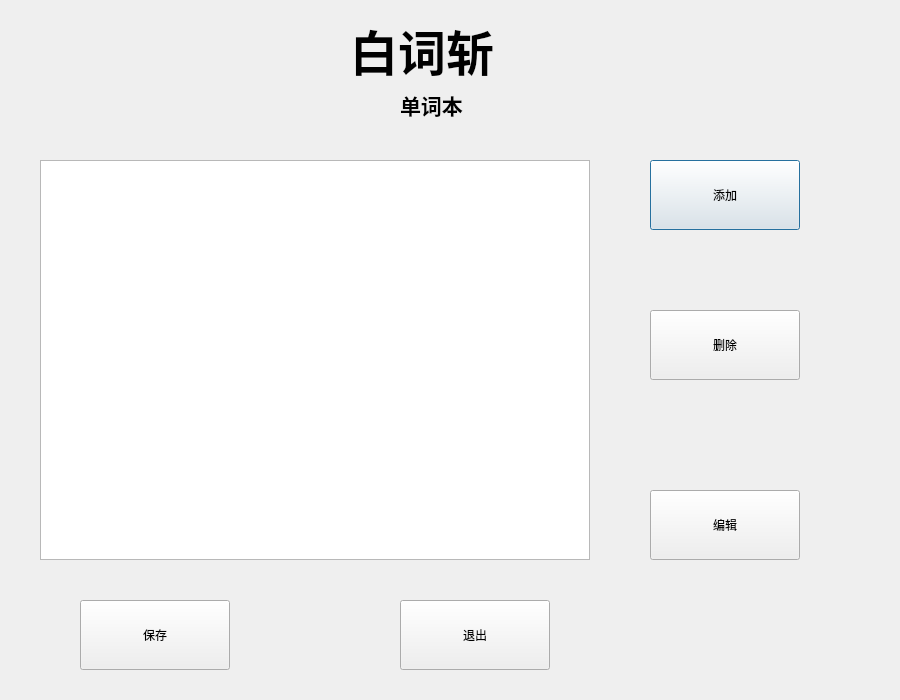
<?xml version="1.0" encoding="UTF-8"?>
<ui version="4.0">
 <class>wordbook</class>
 <widget class="QDialog" name="wordbook">
  <property name="geometry">
   <rect>
    <x>0</x>
    <y>0</y>
    <width>900</width>
    <height>700</height>
   </rect>
  </property>
  <property name="windowTitle">
   <string>Dialog</string>
  </property>
  <widget class="QLabel" name="label">
   <property name="geometry">
    <rect>
     <x>350</x>
     <y>0</y>
     <width>200</width>
     <height>100</height>
    </rect>
   </property>
   <property name="font">
    <font>
     <family>AR DCHYJianWeiDGB</family>
     <pointsize>36</pointsize>
     <weight>75</weight>
     <bold>true</bold>
    </font>
   </property>
   <property name="text">
    <string>白词斩</string>
   </property>
  </widget>
  <widget class="QLabel" name="label_2">
   <property name="geometry">
    <rect>
     <x>400</x>
     <y>80</y>
     <width>80</width>
     <height>50</height>
    </rect>
   </property>
   <property name="font">
    <font>
     <family>AR DCHYJianWeiDGB</family>
     <pointsize>16</pointsize>
     <weight>75</weight>
     <bold>true</bold>
    </font>
   </property>
   <property name="text">
    <string>单词本</string>
   </property>
  </widget>
  <widget class="QListWidget" name="listWidget">
   <property name="geometry">
    <rect>
     <x>40</x>
     <y>160</y>
     <width>550</width>
     <height>400</height>
    </rect>
   </property>
   <property name="modelColumn">
    <number>0</number>
   </property>
  </widget>
  <widget class="QPushButton" name="pushButton_add">
   <property name="geometry">
    <rect>
     <x>650</x>
     <y>160</y>
     <width>150</width>
     <height>70</height>
    </rect>
   </property>
   <property name="text">
    <string>添加</string>
   </property>
  </widget>
  <widget class="QPushButton" name="pushButton_delete">
   <property name="geometry">
    <rect>
     <x>650</x>
     <y>310</y>
     <width>150</width>
     <height>70</height>
    </rect>
   </property>
   <property name="text">
    <string>删除</string>
   </property>
  </widget>
  <widget class="QPushButton" name="pushButton_edit">
   <property name="geometry">
    <rect>
     <x>650</x>
     <y>490</y>
     <width>150</width>
     <height>70</height>
    </rect>
   </property>
   <property name="text">
    <string>编辑</string>
   </property>
  </widget>
  <widget class="QPushButton" name="pushButton_save">
   <property name="geometry">
    <rect>
     <x>80</x>
     <y>600</y>
     <width>150</width>
     <height>70</height>
    </rect>
   </property>
   <property name="text">
    <string>保存</string>
   </property>
  </widget>
  <widget class="QPushButton" name="pushButton_exit">
   <property name="geometry">
    <rect>
     <x>400</x>
     <y>600</y>
     <width>150</width>
     <height>70</height>
    </rect>
   </property>
   <property name="text">
    <string>退出</string>
   </property>
  </widget>
 </widget>
 <resources/>
 <connections/>
</ui>
